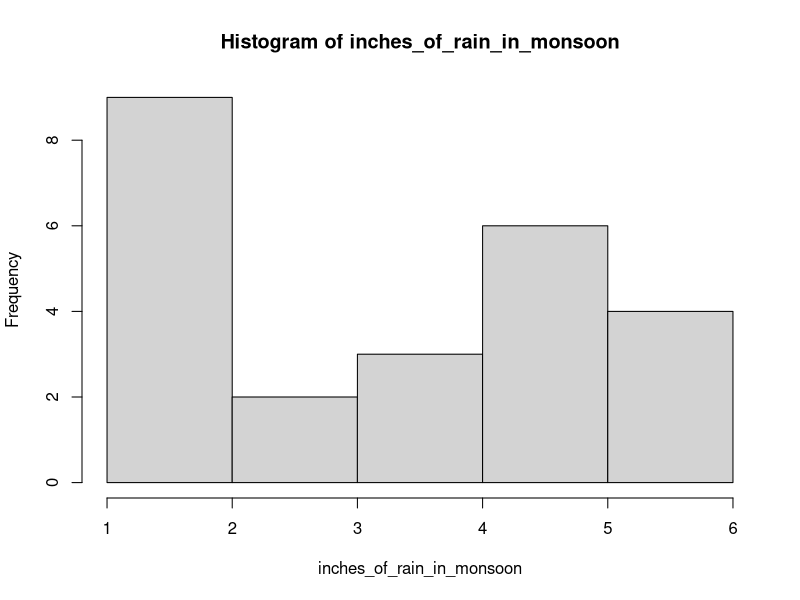
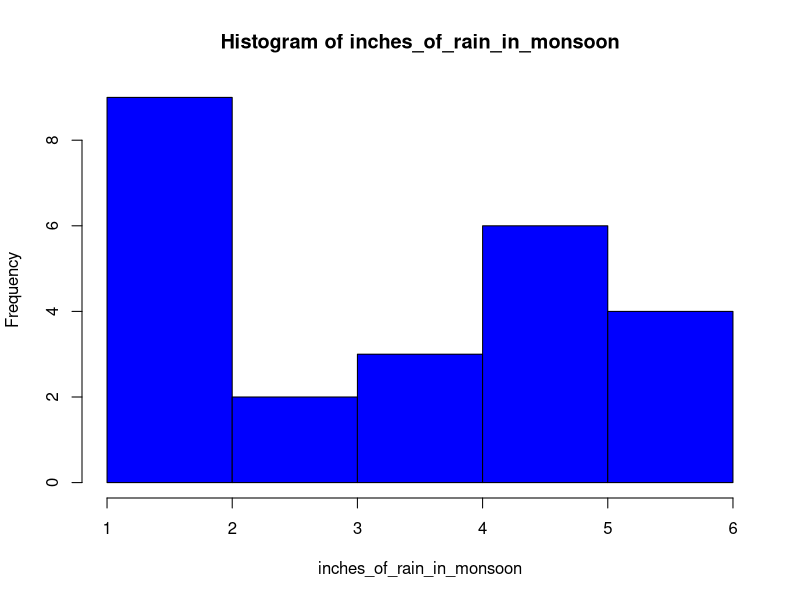
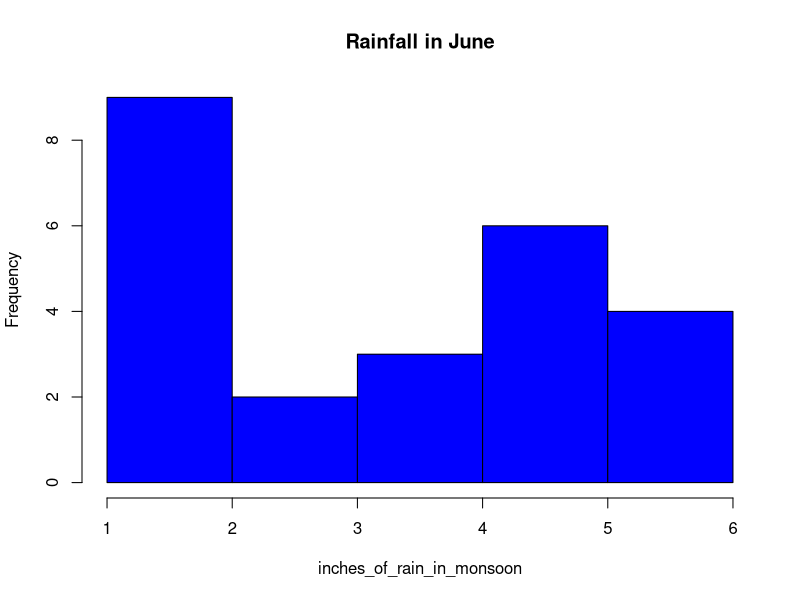
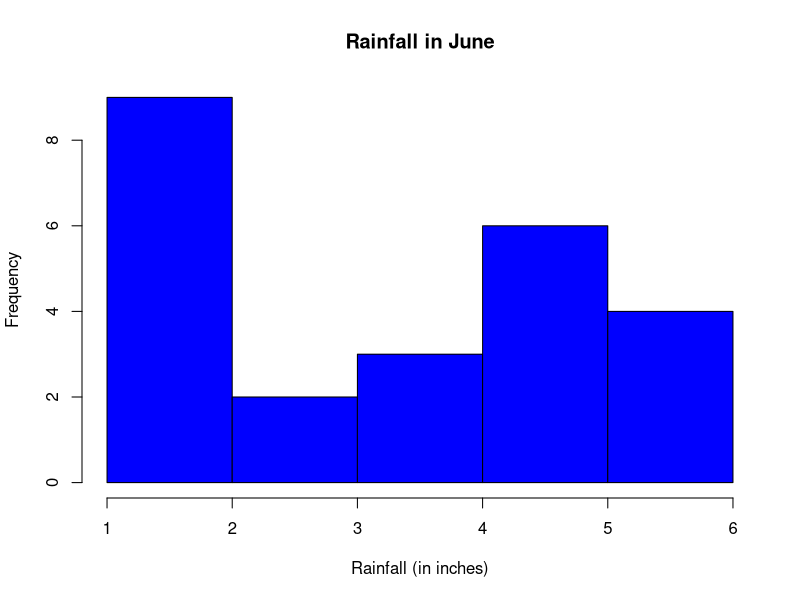

The R script that drew these images, in order:
## ---- chunk 1
knitr::opts_chunk$set(echo = TRUE)
## ---- chunk 2

## ---- chunk 3
## hey, this is a comment 
## so i can remember why i wrote this code... when i look back
## in 2 years...
## ---- chunk 4

print("My name is Alyssa!")

## ---- chunk 5
sum(1,5,3)
## ---- chunk 6

## ---- chunk 7
mysum <- function(x,y){
  sum(x,y)
}
## ---- chunk 8
mysecondfunction <- function(a,b,c){
  sum <- a + b + c
  result <- sum*(a^2)
  print(result)
}

mysecondfunction(1,2,3)

## ---- chunk 9
# First make a "dataset"

inches_of_rain_in_monsoon <- c(1,3,4,2,1,2,5,5,5,5,5,6,6,6,2,2,1,4,5,6,2,3,4,1)

# Based on this vector, which number occurs the most frequently?

inches_of_rain_in_monsoon

# What is the mean?

mean(inches_of_rain_in_monsoon)

# Let's make a histogram

hist(inches_of_rain_in_monsoon)

# Let's make it blue

hist(inches_of_rain_in_monsoon, col = c("blue"))

# Let's change the main title

hist(inches_of_rain_in_monsoon, main="Rainfall in June", col = c("blue"))

# Let's change the x axis

hist(inches_of_rain_in_monsoon, main="Rainfall in June", xlab = "Rainfall (in inches)",col = c("blue"))


